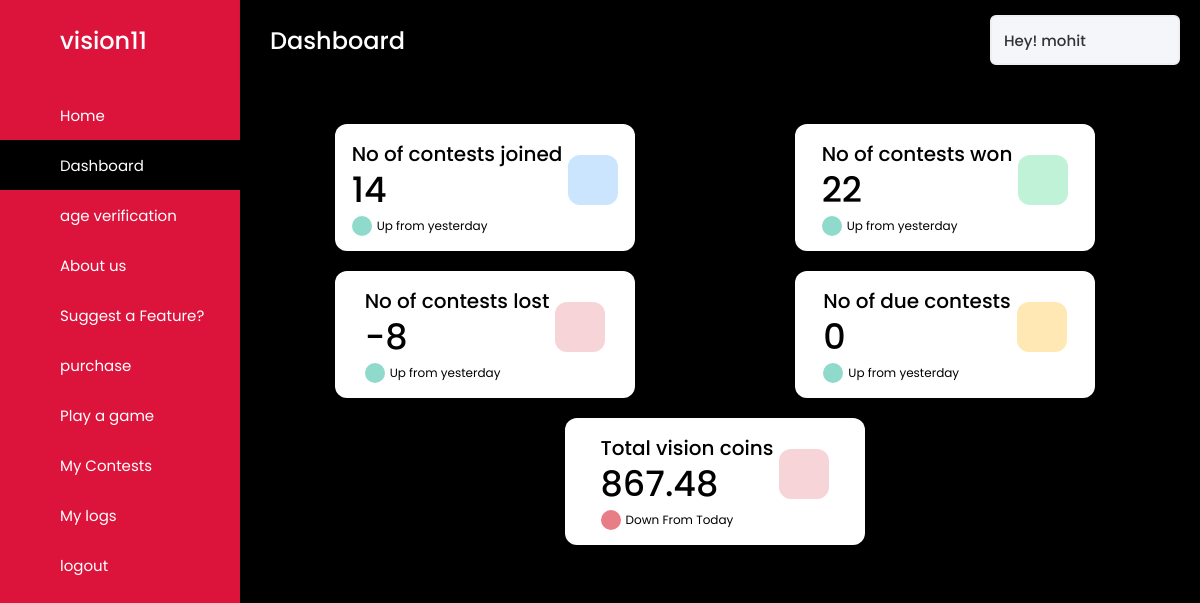
Before: /dashboard (signed in) with the older database file.
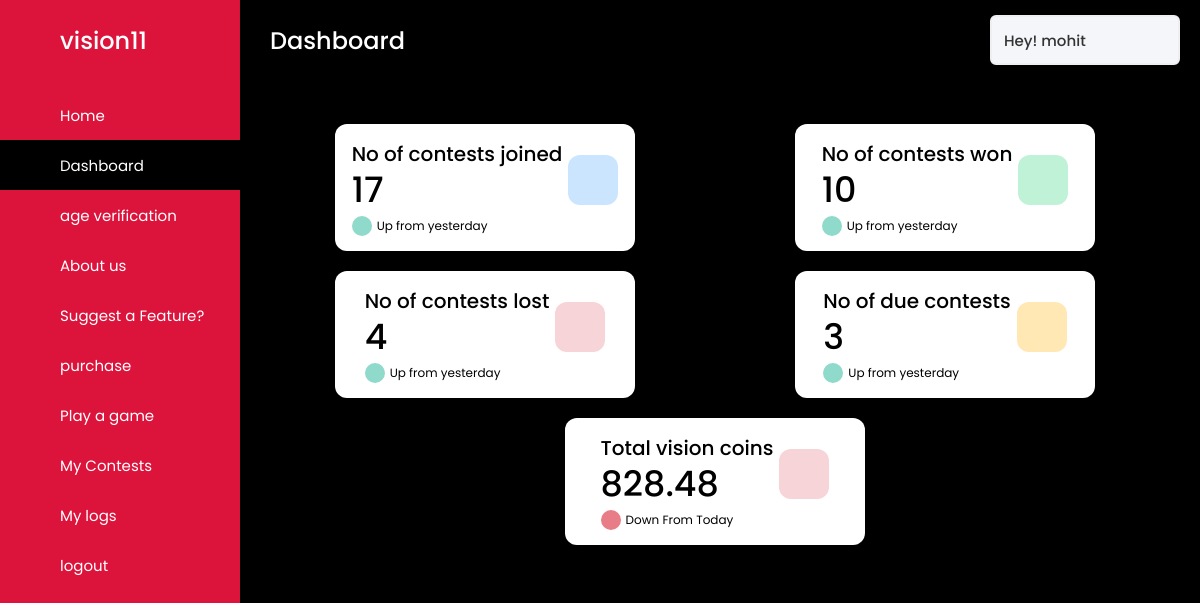
After: the same page with the newer database file.
### usermanagerAPP/models.py (models this page shows, shortened)
class User1(AbstractUser):
    first_name = models.CharField(
        max_length=20
    )
    last_name = models.CharField(
        max_length=20
    )
    username = models.CharField(
        max_length=20,
        unique=True
    )
    age = models.IntegerField(
        null=True,
        blank=True
    )
    email = models.EmailField(
        max_length=50
    )
    vision_credits = models.FloatField(
        default=0
    )
    currency_type = models.CharField(
        choices=Currency_Choices,
        default=Choices.VISION_CANDIES,
        max_length=50
    )
    gender_type = models.CharField(
        choices=Gender_Choices,
        null=True,
        max_length=10
    )
    country = models.CharField(
        max_length=50
    )
    adult = models.BooleanField(
        'Adult_status',
        default=False
    )
    staff = models.BooleanField(
        'Staff_status',
        default=False
    )
    superuser = models.BooleanField(
        'super_user_status',
        default=False
    )
    aadhar_image = models.FileField(
        upload_to='others',
        null=True,
        blank=True
    )
    contests_won = models.IntegerField(
        default=0
    )
    objects = UserManager()
    @property
    def is_adult(self):
        return self.adult

### mainAPP/views.py (the view)
# urls.py: path('dashboard',views.RenderDashboard),
@login_required(login_url='/accounts/login')
def RenderDashboard(request):
    try:
        return vision11_render.render_dashboard(request)
    except:
        return redirect('/')

### mainAPP/repository.py (called while the page is built)
    def render_dashboard(request):
        contests = Contest.objects.all()
        contest_joined = []
        pending_res = 0
        number_contests = 0
        for contest in contests:
            if request.user in contest.user.all():
                contest_joined.append(contest)
                number_contests += 1
                if not contest.match_id.is_match_end:
                    pending_res += 1
        return render(request,
                      'dashboard.html',
                      {'contests': contest_joined, 'numberjoined': number_contests,
                       'numberwon': request.user.contests_won,
                       'numberloss': number_contests-request.user.contests_won-pending_res,
                       'pending': pending_res}
                      )

### mainAPP/templatetags/mathround.py (called while the page is built)
@register.filter('mathround')
def mathround(float_num, val):
    return round(float_num,val)

### templates/dashboard.html (shortened to what the changed rows need)
{% load static %}
{% load mathround %}
{% block content %}
<!DOCTYPE html>
<html lang="en">
<head>
  <link rel="stylesheet" href="{% static 'css/plans.css' %}">
  <link rel="stylesheet" href="{% static 'css/dashboard.css' %}">
</head>
  <body>
    <section class="home-section">
      <nav>
        <div class="profile-details">
          <span class="admin_name">Hey! {{user.username}}</span>
        </div>
      </nav>
      <div class="home-content" id="base-dashboard">
        <div class="overview-boxes">
          <div class="box">
            <div class="right-side">
              <div class="box-topic">No of contests joined</div>
              <div class="number">{{numberjoined}}</div>
              <div class="indicator">
                <i class='bx bx-up-arrow-alt'></i>
                <span class="text">Up from yesterday</span>
              </div>
            </div>
          </div>
          <div class="box">
            <div class="right-side">
              <div class="box-topic">No of contests won</div>
              <div class="number">{{numberwon}}</div>
              <div class="indicator">
                <i class='bx bx-up-arrow-alt'></i>
                <span class="text">Up from yesterday</span>
              </div>
            </div>
          </div>
          <div class="box">
            <div class="right-side">
              <div class="box-topic">No of contests lost</div>
              <div class="number">{{numberloss}}</div>
              <div class="indicator">
                <i class='bx bx-up-arrow-alt'></i>
                <span class="text">Up from yesterday</span>
              </div>
            </div>
          </div>
          <div class="box">
            <div class="right-side">
              <div class="box-topic">No of due contests</div>
              <div class="number">{{pending}}</div>
              <div class="indicator">
                <i class='bx bx-up-arrow-alt'></i>
                <span class="text">Up from yesterday</span>
              </div>
            </div>
          </div>
          <div class="box">
            <div class="right-side">
              <div class="box-topic">Total {{user.currency_type}}</div>
              <div class="number">{{user.vision_credits|mathround:3}}</div>
              <div class="indicator">
                <i class='bx bx-down-arrow-alt down'></i>
                <span class="text">Down From Today</span>
              </div>
            </div>
          </div>
        </div>
      </div>
    </section>
  </body>
</html>
{% endblock %}

Changed rows visible on the page:
changed User1 "vision coins": vision_credits|mathround "867.48" → "828.48"
Other visible differences:
{{ numberjoined }}: "14" → "17"
{{ numberwon }}: "22" → "10"
{{ numberloss }}: "-8" → "4"
{{ pending }}: "0" → "3"
